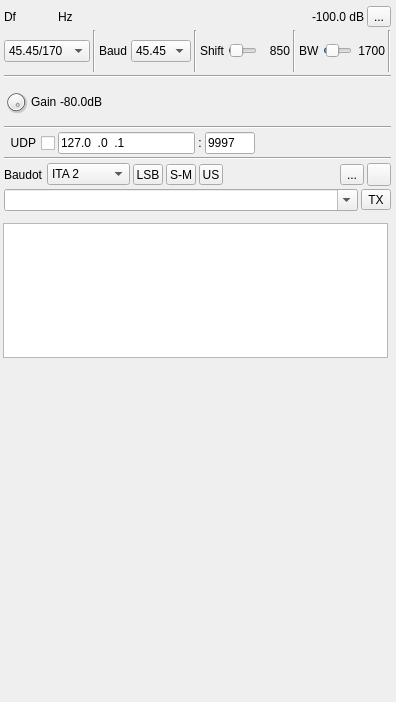
<?xml version="1.0" encoding="UTF-8"?>
<ui version="4.0">
 <class>RttyModGUI</class>
 <widget class="RollupContents" name="RttyModGUI">
  <property name="geometry">
   <rect>
    <x>0</x>
    <y>0</y>
    <width>396</width>
    <height>702</height>
   </rect>
  </property>
  <property name="sizePolicy">
   <sizepolicy hsizetype="Expanding" vsizetype="Expanding">
    <horstretch>0</horstretch>
    <verstretch>0</verstretch>
   </sizepolicy>
  </property>
  <property name="minimumSize">
   <size>
    <width>390</width>
    <height>0</height>
   </size>
  </property>
  <property name="font">
   <font>
    <family>Liberation Sans</family>
    <pointsize>9</pointsize>
   </font>
  </property>
  <property name="focusPolicy">
   <enum>Qt::StrongFocus</enum>
  </property>
  <property name="windowTitle">
   <string>RTTY Modulator</string>
  </property>
  <widget class="QWidget" name="settingsContainer" native="true">
   <property name="enabled">
    <bool>true</bool>
   </property>
   <property name="geometry">
    <rect>
     <x>2</x>
     <y>2</y>
     <width>391</width>
     <height>211</height>
    </rect>
   </property>
   <property name="minimumSize">
    <size>
     <width>280</width>
     <height>0</height>
    </size>
   </property>
   <property name="windowTitle">
    <string>Settings</string>
   </property>
   <layout class="QVBoxLayout" name="settingsLayout">
    <property name="spacing">
     <number>3</number>
    </property>
    <property name="leftMargin">
     <number>2</number>
    </property>
    <property name="topMargin">
     <number>2</number>
    </property>
    <property name="rightMargin">
     <number>2</number>
    </property>
    <property name="bottomMargin">
     <number>2</number>
    </property>
    <item>
     <layout class="QHBoxLayout" name="deltaFreqPowLayout">
      <property name="topMargin">
       <number>2</number>
      </property>
      <item>
       <layout class="QHBoxLayout" name="deltaFrequencyLayout">
        <item>
         <widget class="QLabel" name="deltaFrequencyLabel">
          <property name="minimumSize">
           <size>
            <width>16</width>
            <height>0</height>
           </size>
          </property>
          <property name="text">
           <string>Df</string>
          </property>
         </widget>
        </item>
        <item>
         <widget class="ValueDialZ" name="deltaFrequency" native="true">
          <property name="sizePolicy">
           <sizepolicy hsizetype="Maximum" vsizetype="Maximum">
            <horstretch>0</horstretch>
            <verstretch>0</verstretch>
           </sizepolicy>
          </property>
          <property name="minimumSize">
           <size>
            <width>32</width>
            <height>16</height>
           </size>
          </property>
          <property name="font">
           <font>
            <family>Liberation Mono</family>
            <pointsize>12</pointsize>
           </font>
          </property>
          <property name="cursor">
           <cursorShape>PointingHandCursor</cursorShape>
          </property>
          <property name="focusPolicy">
           <enum>Qt::StrongFocus</enum>
          </property>
          <property name="toolTip">
           <string>Demod shift frequency from center in Hz</string>
          </property>
         </widget>
        </item>
        <item>
         <widget class="QLabel" name="deltaUnits">
          <property name="text">
           <string>Hz </string>
          </property>
         </widget>
        </item>
        <item>
         <spacer name="horizontalSpacer">
          <property name="orientation">
           <enum>Qt::Horizontal</enum>
          </property>
          <property name="sizeHint" stdset="0">
           <size>
            <width>40</width>
            <height>20</height>
           </size>
          </property>
         </spacer>
        </item>
        <item>
         <widget class="QLabel" name="channelPower">
          <property name="minimumSize">
           <size>
            <width>60</width>
            <height>0</height>
           </size>
          </property>
          <property name="toolTip">
           <string>Channel power</string>
          </property>
          <property name="layoutDirection">
           <enum>Qt::RightToLeft</enum>
          </property>
          <property name="text">
           <string>-100.0 dB</string>
          </property>
          <property name="alignment">
           <set>Qt::AlignRight|Qt::AlignTrailing|Qt::AlignVCenter</set>
          </property>
         </widget>
        </item>
       </layout>
      </item>
      <item>
       <widget class="QToolButton" name="channelMute">
        <property name="toolTip">
         <string>Mute/Unmute channel</string>
        </property>
        <property name="text">
         <string>...</string>
        </property>
        <property name="icon">
         <iconset resource="../../../sdrgui/resources/res.qrc">
          <normaloff>:/txon.png</normaloff>
          <normalon>:/txoff.png</normalon>:/txon.png</iconset>
        </property>
        <property name="checkable">
         <bool>true</bool>
        </property>
       </widget>
      </item>
     </layout>
    </item>
    <item>
     <layout class="QHBoxLayout" name="rfBandwidthLayout">
      <item>
       <widget class="QComboBox" name="mode">
        <property name="minimumSize">
         <size>
          <width>86</width>
          <height>0</height>
         </size>
        </property>
        <property name="toolTip">
         <string>RTTY baud rate and frequency shift</string>
        </property>
        <item>
         <property name="text">
          <string>45.45/170</string>
         </property>
        </item>
        <item>
         <property name="text">
          <string>50/170</string>
         </property>
        </item>
        <item>
         <property name="text">
          <string>50/450</string>
         </property>
        </item>
        <item>
         <property name="text">
          <string>75/170</string>
         </property>
        </item>
        <item>
         <property name="text">
          <string>75/850</string>
         </property>
        </item>
        <item>
         <property name="text">
          <string>Custom</string>
         </property>
        </item>
       </widget>
      </item>
      <item>
       <widget class="Line" name="line_2">
        <property name="orientation">
         <enum>Qt::Vertical</enum>
        </property>
       </widget>
      </item>
      <item>
       <widget class="QLabel" name="baudRateLabel">
        <property name="text">
         <string>Baud</string>
        </property>
       </widget>
      </item>
      <item>
       <widget class="QComboBox" name="baudRate">
        <property name="minimumSize">
         <size>
          <width>60</width>
          <height>0</height>
         </size>
        </property>
        <property name="toolTip">
         <string>Baud rate in symbols per second</string>
        </property>
        <property name="currentIndex">
         <number>1</number>
        </property>
        <item>
         <property name="text">
          <string>45</string>
         </property>
        </item>
        <item>
         <property name="text">
          <string>45.45</string>
         </property>
        </item>
        <item>
         <property name="text">
          <string>50</string>
         </property>
        </item>
        <item>
         <property name="text">
          <string>75</string>
         </property>
        </item>
        <item>
         <property name="text">
          <string>100</string>
         </property>
        </item>
        <item>
         <property name="text">
          <string>110</string>
         </property>
        </item>
        <item>
         <property name="text">
          <string>150</string>
         </property>
        </item>
        <item>
         <property name="text">
          <string>200</string>
         </property>
        </item>
       </widget>
      </item>
      <item>
       <widget class="Line" name="line_7">
        <property name="orientation">
         <enum>Qt::Vertical</enum>
        </property>
       </widget>
      </item>
      <item>
       <widget class="QLabel" name="frequencyShiftLabel">
        <property name="text">
         <string>Shift</string>
        </property>
       </widget>
      </item>
      <item>
       <widget class="QSlider" name="frequencyShift">
        <property name="sizePolicy">
         <sizepolicy hsizetype="Expanding" vsizetype="Minimum">
          <horstretch>0</horstretch>
          <verstretch>0</verstretch>
         </sizepolicy>
        </property>
        <property name="minimumSize">
         <size>
          <width>0</width>
          <height>0</height>
         </size>
        </property>
        <property name="toolTip">
         <string>Frequency shift in Hertz</string>
        </property>
        <property name="minimum">
         <number>100</number>
        </property>
        <property name="maximum">
         <number>1000</number>
        </property>
        <property name="singleStep">
         <number>10</number>
        </property>
        <property name="pageStep">
         <number>10</number>
        </property>
        <property name="value">
         <number>170</number>
        </property>
        <property name="sliderPosition">
         <number>170</number>
        </property>
        <property name="orientation">
         <enum>Qt::Horizontal</enum>
        </property>
       </widget>
      </item>
      <item>
       <widget class="QLabel" name="frequencyShiftText">
        <property name="minimumSize">
         <size>
          <width>30</width>
          <height>0</height>
         </size>
        </property>
        <property name="text">
         <string>850</string>
        </property>
        <property name="alignment">
         <set>Qt::AlignRight|Qt::AlignTrailing|Qt::AlignVCenter</set>
        </property>
       </widget>
      </item>
      <item>
       <widget class="Line" name="line">
        <property name="orientation">
         <enum>Qt::Vertical</enum>
        </property>
       </widget>
      </item>
      <item>
       <widget class="QLabel" name="rfBWLabel">
        <property name="text">
         <string>BW</string>
        </property>
       </widget>
      </item>
      <item>
       <widget class="QSlider" name="rfBW">
        <property name="sizePolicy">
         <sizepolicy hsizetype="Expanding" vsizetype="Minimum">
          <horstretch>0</horstretch>
          <verstretch>0</verstretch>
         </sizepolicy>
        </property>
        <property name="minimumSize">
         <size>
          <width>0</width>
          <height>0</height>
         </size>
        </property>
        <property name="toolTip">
         <string>RF bandwidth</string>
        </property>
        <property name="minimum">
         <number>1</number>
        </property>
        <property name="maximum">
         <number>2000</number>
        </property>
        <property name="singleStep">
         <number>10</number>
        </property>
        <property name="pageStep">
         <number>100</number>
        </property>
        <property name="value">
         <number>340</number>
        </property>
        <property name="orientation">
         <enum>Qt::Horizontal</enum>
        </property>
       </widget>
      </item>
      <item>
       <widget class="QLabel" name="rfBWText">
        <property name="minimumSize">
         <size>
          <width>30</width>
          <height>0</height>
         </size>
        </property>
        <property name="text">
         <string>1700</string>
        </property>
        <property name="alignment">
         <set>Qt::AlignRight|Qt::AlignTrailing|Qt::AlignVCenter</set>
        </property>
       </widget>
      </item>
      <item>
       <widget class="Line" name="line_3">
        <property name="orientation">
         <enum>Qt::Vertical</enum>
        </property>
       </widget>
      </item>
     </layout>
    </item>
    <item>
     <widget class="Line" name="line_5">
      <property name="orientation">
       <enum>Qt::Horizontal</enum>
      </property>
     </widget>
    </item>
    <item>
     <layout class="QHBoxLayout" name="volumeLayout">
      <item>
       <widget class="QDial" name="gain">
        <property name="maximumSize">
         <size>
          <width>24</width>
          <height>24</height>
         </size>
        </property>
        <property name="toolTip">
         <string>Gain</string>
        </property>
        <property name="minimum">
         <number>-60</number>
        </property>
        <property name="maximum">
         <number>0</number>
        </property>
        <property name="singleStep">
         <number>5</number>
        </property>
        <property name="pageStep">
         <number>1</number>
        </property>
        <property name="value">
         <number>0</number>
        </property>
       </widget>
      </item>
      <item>
       <widget class="QLabel" name="gainLabel">
        <property name="text">
         <string>Gain</string>
        </property>
       </widget>
      </item>
      <item>
       <widget class="QLabel" name="gainText">
        <property name="minimumSize">
         <size>
          <width>30</width>
          <height>0</height>
         </size>
        </property>
        <property name="toolTip">
         <string>Audio input gain value</string>
        </property>
        <property name="text">
         <string>-80.0dB</string>
        </property>
        <property name="alignment">
         <set>Qt::AlignRight|Qt::AlignTrailing|Qt::AlignVCenter</set>
        </property>
       </widget>
      </item>
      <item>
       <widget class="LevelMeterVU" name="volumeMeter" native="true">
        <property name="sizePolicy">
         <sizepolicy hsizetype="Expanding" vsizetype="Preferred">
          <horstretch>0</horstretch>
          <verstretch>0</verstretch>
         </sizepolicy>
        </property>
        <property name="font">
         <font>
          <family>Liberation Mono</family>
          <pointsize>8</pointsize>
         </font>
        </property>
        <property name="toolTip">
         <string>Level (% full range) top trace: average, bottom trace: instantaneous peak, tip: peak hold</string>
        </property>
       </widget>
      </item>
     </layout>
    </item>
    <item>
     <widget class="Line" name="line_4">
      <property name="orientation">
       <enum>Qt::Horizontal</enum>
      </property>
     </widget>
    </item>
    <item>
     <layout class="QHBoxLayout" name="udpLayout">
      <item>
       <widget class="QCheckBox" name="udpEnabled">
        <property name="toolTip">
         <string>Forward text received via UDP</string>
        </property>
        <property name="layoutDirection">
         <enum>Qt::RightToLeft</enum>
        </property>
        <property name="text">
         <string>UDP</string>
        </property>
       </widget>
      </item>
      <item>
       <widget class="QLineEdit" name="udpAddress">
        <property name="minimumSize">
         <size>
          <width>120</width>
          <height>0</height>
         </size>
        </property>
        <property name="focusPolicy">
         <enum>Qt::ClickFocus</enum>
        </property>
        <property name="toolTip">
         <string>UDP address to listen for text to forward on</string>
        </property>
        <property name="inputMask">
         <string>000.000.000.000</string>
        </property>
        <property name="text">
         <string>127.0.0.1</string>
        </property>
       </widget>
      </item>
      <item>
       <widget class="QLabel" name="udpSeparator">
        <property name="text">
         <string>:</string>
        </property>
        <property name="alignment">
         <set>Qt::AlignCenter</set>
        </property>
       </widget>
      </item>
      <item>
       <widget class="QLineEdit" name="udpPort">
        <property name="minimumSize">
         <size>
          <width>50</width>
          <height>0</height>
         </size>
        </property>
        <property name="maximumSize">
         <size>
          <width>50</width>
          <height>16777215</height>
         </size>
        </property>
        <property name="focusPolicy">
         <enum>Qt::ClickFocus</enum>
        </property>
        <property name="toolTip">
         <string>UDP port to listen for text to forward on</string>
        </property>
        <property name="inputMask">
         <string>00000</string>
        </property>
        <property name="text">
         <string>9997</string>
        </property>
       </widget>
      </item>
      <item>
       <spacer name="horizontalSpacer_4">
        <property name="orientation">
         <enum>Qt::Horizontal</enum>
        </property>
        <property name="sizeHint" stdset="0">
         <size>
          <width>40</width>
          <height>20</height>
         </size>
        </property>
       </spacer>
      </item>
     </layout>
    </item>
    <item>
     <widget class="Line" name="line_6">
      <property name="orientation">
       <enum>Qt::Horizontal</enum>
      </property>
     </widget>
    </item>
    <item>
     <layout class="QHBoxLayout" name="callsignLayout">
      <item>
       <widget class="QLabel" name="characterSetLabel">
        <property name="text">
         <string>Baudot</string>
        </property>
       </widget>
      </item>
      <item>
       <widget class="QComboBox" name="characterSet">
        <property name="minimumSize">
         <size>
          <width>80</width>
          <height>0</height>
         </size>
        </property>
        <property name="toolTip">
         <string>Baudot character set</string>
        </property>
        <property name="currentIndex">
         <number>0</number>
        </property>
        <item>
         <property name="text">
          <string>ITA 2</string>
         </property>
        </item>
        <item>
         <property name="text">
          <string>UK</string>
         </property>
        </item>
        <item>
         <property name="text">
          <string>European</string>
         </property>
        </item>
        <item>
         <property name="text">
          <string>US</string>
         </property>
        </item>
        <item>
         <property name="text">
          <string>Russian</string>
         </property>
        </item>
        <item>
         <property name="text">
          <string>Murray</string>
         </property>
        </item>
       </widget>
      </item>
      <item>
       <widget class="ButtonSwitch" name="endian">
        <property name="minimumSize">
         <size>
          <width>30</width>
          <height>0</height>
         </size>
        </property>
        <property name="maximumSize">
         <size>
          <width>24</width>
          <height>16777215</height>
         </size>
        </property>
        <property name="toolTip">
         <string>Whether LSB (Least significant bit) or MSB (Most significant bit) is transmitted first</string>
        </property>
        <property name="text">
         <string>LSB</string>
        </property>
       </widget>
      </item>
      <item>
       <widget class="ButtonSwitch" name="spaceHigh">
        <property name="minimumSize">
         <size>
          <width>30</width>
          <height>0</height>
         </size>
        </property>
        <property name="maximumSize">
         <size>
          <width>24</width>
          <height>16777215</height>
         </size>
        </property>
        <property name="toolTip">
         <string>Whether mark is high RF frequency (unchecked) or low RF frequency (checked)</string>
        </property>
        <property name="text">
         <string>S-M</string>
        </property>
       </widget>
      </item>
      <item>
       <widget class="ButtonSwitch" name="unshiftOnSpace">
        <property name="maximumSize">
         <size>
          <width>24</width>
          <height>16777215</height>
         </size>
        </property>
        <property name="toolTip">
         <string>Unshift on space - Set character set to letter when a space character is transmitted</string>
        </property>
        <property name="text">
         <string>US</string>
        </property>
       </widget>
      </item>
      <item>
       <spacer name="horizontalSpacerSettings">
        <property name="orientation">
         <enum>Qt::Horizontal</enum>
        </property>
        <property name="sizeHint" stdset="0">
         <size>
          <width>40</width>
          <height>20</height>
         </size>
        </property>
       </spacer>
      </item>
      <item>
       <widget class="ButtonSwitch" name="repeat">
        <property name="toolTip">
         <string>Repeatedly transmit the text. Right click for additional settings.</string>
        </property>
        <property name="text">
         <string>...</string>
        </property>
        <property name="icon">
         <iconset resource="../../../sdrgui/resources/res.qrc">
          <normaloff>:/playloop.png</normaloff>:/playloop.png</iconset>
        </property>
       </widget>
      </item>
      <item>
       <widget class="QToolButton" name="clearTransmittedText">
        <property name="toolTip">
         <string>Clear transmitted text</string>
        </property>
        <property name="text">
         <string/>
        </property>
        <property name="icon">
         <iconset resource="../../../sdrgui/resources/res.qrc">
          <normaloff>:/bin.png</normaloff>:/bin.png</iconset>
        </property>
       </widget>
      </item>
     </layout>
    </item>
    <item>
     <layout class="QHBoxLayout" name="packetDataLayout">
      <item>
       <widget class="QComboBox" name="text">
        <property name="toolTip">
         <string>Text to send</string>
        </property>
        <property name="editable">
         <bool>true</bool>
        </property>
       </widget>
      </item>
      <item>
       <widget class="QToolButton" name="txButton">
        <property name="toolTip">
         <string>Press to transmit the text. Right click for additional settings.</string>
        </property>
        <property name="text">
         <string>TX</string>
        </property>
       </widget>
      </item>
     </layout>
    </item>
   </layout>
  </widget>
  <widget class="QWidget" name="logContainer" native="true">
   <property name="geometry">
    <rect>
     <x>0</x>
     <y>220</y>
     <width>391</width>
     <height>141</height>
    </rect>
   </property>
   <property name="sizePolicy">
    <sizepolicy hsizetype="Preferred" vsizetype="Expanding">
     <horstretch>0</horstretch>
     <verstretch>0</verstretch>
    </sizepolicy>
   </property>
   <property name="windowTitle">
    <string>Transmitted Text</string>
   </property>
   <layout class="QVBoxLayout" name="transmittedLayout">
    <property name="spacing">
     <number>2</number>
    </property>
    <property name="leftMargin">
     <number>3</number>
    </property>
    <property name="topMargin">
     <number>3</number>
    </property>
    <property name="rightMargin">
     <number>3</number>
    </property>
    <property name="bottomMargin">
     <number>3</number>
    </property>
    <item>
     <widget class="AcronymView" name="transmittedText"/>
    </item>
   </layout>
  </widget>
  <widget class="QWidget" name="spectrumContainer" native="true">
   <property name="geometry">
    <rect>
     <x>0</x>
     <y>370</y>
     <width>381</width>
     <height>284</height>
    </rect>
   </property>
   <property name="sizePolicy">
    <sizepolicy hsizetype="Expanding" vsizetype="Expanding">
     <horstretch>0</horstretch>
     <verstretch>0</verstretch>
    </sizepolicy>
   </property>
   <property name="windowTitle">
    <string>Baseband Spectrum</string>
   </property>
   <layout class="QVBoxLayout" name="spectrumLayout">
    <property name="spacing">
     <number>2</number>
    </property>
    <property name="leftMargin">
     <number>3</number>
    </property>
    <property name="topMargin">
     <number>3</number>
    </property>
    <property name="rightMargin">
     <number>3</number>
    </property>
    <property name="bottomMargin">
     <number>3</number>
    </property>
    <item>
     <widget class="GLSpectrum" name="glSpectrum" native="true">
      <property name="sizePolicy">
       <sizepolicy hsizetype="Expanding" vsizetype="Expanding">
        <horstretch>0</horstretch>
        <verstretch>0</verstretch>
       </sizepolicy>
      </property>
      <property name="minimumSize">
       <size>
        <width>200</width>
        <height>250</height>
       </size>
      </property>
      <property name="font">
       <font>
        <family>Liberation Mono</family>
        <pointsize>8</pointsize>
       </font>
      </property>
     </widget>
    </item>
    <item>
     <widget class="GLSpectrumGUI" name="spectrumGUI" native="true"/>
    </item>
   </layout>
  </widget>
 </widget>
 <customwidgets>
  <customwidget>
   <class>RollupContents</class>
   <extends>QWidget</extends>
   <header>gui/rollupcontents.h</header>
   <container>1</container>
  </customwidget>
  <customwidget>
   <class>GLSpectrum</class>
   <extends>QWidget</extends>
   <header>gui/glspectrum.h</header>
   <container>1</container>
  </customwidget>
  <customwidget>
   <class>GLSpectrumGUI</class>
   <extends>QWidget</extends>
   <header>gui/glspectrumgui.h</header>
   <container>1</container>
  </customwidget>
  <customwidget>
   <class>ValueDialZ</class>
   <extends>QWidget</extends>
   <header>gui/valuedialz.h</header>
   <container>1</container>
  </customwidget>
  <customwidget>
   <class>ButtonSwitch</class>
   <extends>QToolButton</extends>
   <header>gui/buttonswitch.h</header>
  </customwidget>
  <customwidget>
   <class>LevelMeterVU</class>
   <extends>QWidget</extends>
   <header>gui/levelmeter.h</header>
   <container>1</container>
  </customwidget>
  <customwidget>
   <class>AcronymView</class>
   <extends>QTextEdit</extends>
   <header>gui/acronymview.h</header>
   <container>1</container>
  </customwidget>
 </customwidgets>
 <tabstops>
  <tabstop>deltaFrequency</tabstop>
  <tabstop>channelMute</tabstop>
  <tabstop>rfBW</tabstop>
  <tabstop>txButton</tabstop>
  <tabstop>transmittedText</tabstop>
 </tabstops>
 <resources>
  <include location="../../../sdrgui/resources/res.qrc"/>
 </resources>
 <connections/>
</ui>
